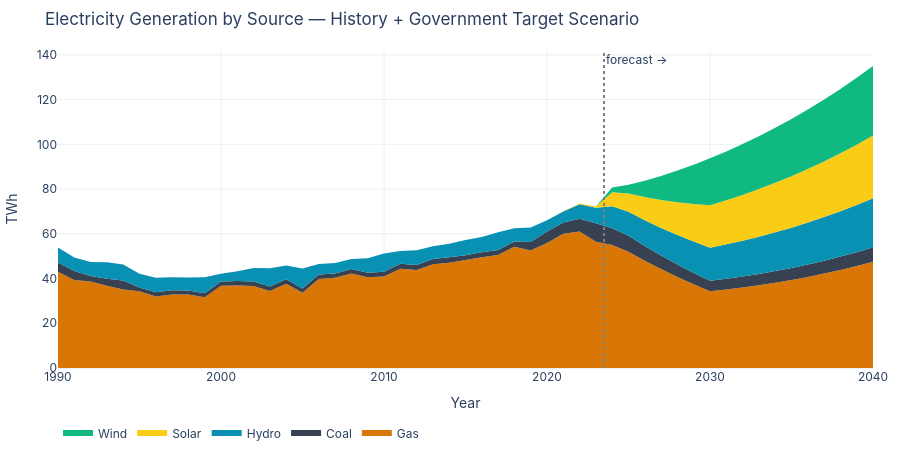

Notebook cell for this chart:
### Markdown cell above
### Overview — generation mix + KPI

### Code cell
# ── Stacked area: generation mix history + Government scenario forward ──
hist_gen = df_c[['year','gen_gas_twh','gen_coal_twh','gen_hydro_twh','gen_solar_twh','gen_wind_twh']].copy()
for c in hist_gen.columns[1:]:
    hist_gen[c] = hist_gen[c].fillna(0)

govt_fc = scenarios_fc[scenarios_fc['scenario']=='Government'].copy()
# Split thermal into gas/coal at 88/12
govt_fc['gen_gas_twh']  = govt_fc['gen_thermal_twh'] * 0.88
govt_fc['gen_coal_twh'] = govt_fc['gen_thermal_twh'] * 0.12

fig = go.Figure()
for src, col in [('gen_gas_twh','gas'),('gen_coal_twh','coal'),
                 ('gen_hydro_twh','hydro'),('gen_solar_twh','solar'),('gen_wind_twh','wind')]:
    fig.add_trace(go.Scatter(
        x=pd.concat([hist_gen['year'], govt_fc['year']]),
        y=pd.concat([hist_gen[src],    govt_fc[src]]),
        name=col.title(), stackgroup='one', mode='none',
        fillcolor=COLORS[col], line=dict(width=0),
        hovertemplate=f'<b>{col.title()}</b>: %{{y:.1f}} TWh<extra></extra>'))
fig.add_vline(x=2023.5, line=dict(dash='dot', color='grey'),
              annotation_text='forecast →', annotation_position='top right')
fig.update_layout(title='Electricity Generation by Source — History + Government Target Scenario',
                  yaxis_title='TWh', xaxis_title='Year', hovermode='x unified')
fig_overview = to_div(fig, 'overview-mix', 460)
fig.show()

### Figure 1 — Plotly figure (JSON) as saved in the notebook; plotly's stock layout.template omitted (floating-point values rounded to 4 significant figures)
{"data": [{"fillcolor": "#d97706", "hovertemplate": "<b>Gas</b>: %{y:.1f} TWh<extra></extra>", "line": {"width": 0}, "mode": "none", "name": "Gas", "stackgroup": "one", "type": "scatter", "x": [1990, 1991, 1992, 1993, 1994, 1995, 1996, 1997, 1998, 1999, 2000, 2001, 2002, 2003, 2004, 2005, 2006, 2007, 2008, 2009, 2010, 2011, 2012, 2013, 2014, 2015, 2016, 2017, 2018, 2019, 2020, 2021, 2022, 2023, 2024, 2025, 2026, 2027, 2028, 2029, 2030, 2031, 2032, 2033, 2034, 2035, 2036, 2037, 2038, 2039, 2040], "y": [43.03, 39.31, 38.64, 36.77, 35.12, 34.3, 32.0, 32.91, 32.8, 31.61, 36.71, 36.89, 36.71, 34.4, 37.66, 33.63, 39.77, 40.3, 42.2, 40.53, 40.9, 44.4, 43.8, 46.4, 47.02, 48.28, 49.51, 50.49, 54.22, 52.56, 55.84, 60.06, 61.03, 56.38, 54.94, 52.02, 47.98, 44.22, 40.7, 37.41, 34.3, 35.09, 35.98, 36.99, 38.11, 39.34, 40.71, 42.2, 43.82, 45.58, 47.5]}, {"fillcolor": "#374151", "hovertemplate": "<b>Coal</b>: %{y:.1f} TWh<extra></extra>", "line": {"width": 0}, "mode": "none", "name": "Coal", "stackgroup": "one", "type": "scatter", "x": [1990, 1991, 1992, 1993, 1994, 1995, 1996, 1997, 1998, 1999, 2000, 2001, 2002, 2003, 2004, 2005, 2006, 2007, 2008, 2009, 2010, 2011, 2012, 2013, 2014, 2015, 2016, 2017, 2018, 2019, 2020, 2021, 2022, 2023, 2024, 2025, 2026, 2027, 2028, 2029, 2030, 2031, 2032, 2033, 2034, 2035, 2036, 2037, 2038, 2039, 2040], "y": [4.159, 4.0, 2.49, 3.186, 3.972, 1.639, 1.827, 1.881, 1.875, 1.852, 1.913, 1.958, 2.017, 1.99, 2.029, 1.946, 2.016, 2.001, 2.05, 2.045, 2.121, 2.155, 2.22, 2.292, 2.471, 2.16, 2.2, 2.246, 2.347, 3.816, 5.203, 4.955, 5.639, 8.271, 7.492, 7.093, 6.542, 6.03, 5.55, 5.101, 4.678, 4.784, 4.907, 5.044, 5.197, 5.365, 5.551, 5.754, 5.976, 6.216, 6.478]}, {"fillcolor": "#0891b2", "hovertemplate": "<b>Hydro</b>: %{y:.1f} TWh<extra></extra>", "line": {"width": 0}, "mode": "none", "name": "Hydro", "stackgroup": "one", "type": "scatter", "x": [1990, 1991, 1992, 1993, 1994, 1995, 1996, 1997, 1998, 1999, 2000, 2001, 2002, 2003, 2004, 2005, 2006, 2007, 2008, 2009, 2010, 2011, 2012, 2013, 2014, 2015, 2016, 2017, 2018, 2019, 2020, 2021, 2022, 2023, 2024, 2025, 2026, 2027, 2028, 2029, 2030, 2031, 2032, 2033, 2034, 2035, 2036, 2037, 2038, 2039, 2040], "y": [6.648, 6.031, 6.281, 7.358, 7.156, 6.188, 6.525, 5.777, 5.793, 7.059, 3.528, 4.356, 6.024, 8.169, 6.1, 8.927, 4.7, 4.666, 4.488, 6.483, 8.192, 5.703, 6.653, 5.704, 6.075, 6.825, 6.86, 7.929, 5.897, 6.461, 4.999, 4.972, 6.484, 6.94, 9.88, 10.72, 11.54, 12.36, 13.18, 14.0, 14.82, 15.41, 16.03, 16.67, 17.34, 18.03, 18.75, 19.5, 20.28, 21.1, 21.94]}, {"fillcolor": "#facc15", "hovertemplate": "<b>Solar</b>: %{y:.1f} TWh<extra></extra>", "line": {"width": 0}, "mode": "none", "name": "Solar", "stackgroup": "one", "type": "scatter", "x": [1990, 1991, 1992, 1993, 1994, 1995, 1996, 1997, 1998, 1999, 2000, 2001, 2002, 2003, 2004, 2005, 2006, 2007, 2008, 2009, 2010, 2011, 2012, 2013, 2014, 2015, 2016, 2017, 2018, 2019, 2020, 2021, 2022, 2023, 2024, 2025, 2026, 2027, 2028, 2029, 2030, 2031, 2032, 2033, 2034, 2035, 2036, 2037, 2038, 2039, 2040], "y": [0.0, 0.0, 0.0, 0.0, 0.0, 0.0, 0.0, 0.0, 0.0, 0.0, 0.0, 0.0, 0.0, 0.0, 0.0, 0.0, 0.0, 0.0, 0.0, 0.0, 0.0, 0.0, 0.0, 0.0, 0.0, 0.0, 0.0, 0.0, 0.0, 0.0, 0.0, 0.049, 0.435, 0.622, 6.25, 8.2, 10.34, 12.49, 14.63, 16.78, 18.92, 19.68, 20.47, 21.28, 22.14, 23.02, 23.94, 24.9, 25.9, 26.93, 28.01]}, {"fillcolor": "#10b981", "hovertemplate": "<b>Wind</b>: %{y:.1f} TWh<extra></extra>", "line": {"width": 0}, "mode": "none", "name": "Wind", "stackgroup": "one", "type": "scatter", "x": [1990, 1991, 1992, 1993, 1994, 1995, 1996, 1997, 1998, 1999, 2000, 2001, 2002, 2003, 2004, 2005, 2006, 2007, 2008, 2009, 2010, 2011, 2012, 2013, 2014, 2015, 2016, 2017, 2018, 2019, 2020, 2021, 2022, 2023, 2024, 2025, 2026, 2027, 2028, 2029, 2030, 2031, 2032, 2033, 2034, 2035, 2036, 2037, 2038, 2039, 2040], "y": [0.0, 0.0, 0.0, 0.0, 0.0, 0.0, 0.0, 0.0, 0.0, 0.0, 0.0, 0.0, 0.0, 0.0, 0.0, 0.0, 0.0, 0.0, 0.0, 0.0, 0.0, 0.0, 0.0, 0.0, 0.0, 0.0, 0.0, 0.0, 0.0, 0.015, 0.0, 0.001, 0.0, 0.007, 2.08, 3.94, 7.36, 10.77, 14.19, 17.61, 21.02, 21.86, 22.74, 23.65, 24.6, 25.58, 26.6, 27.67, 28.77, 29.92, 31.12]}], "layout": {"annotations": [{"showarrow": false, "text": "forecast →", "x": 2024.0, "xanchor": "left", "xref": "x", "y": 1, "yanchor": "top", "yref": "y domain"}], "font": {"family": "-apple-system, system-ui, sans-serif", "size": 12}, "height": 460, "hovermode": "x unified", "legend": {"orientation": "h", "x": 0, "xanchor": "left", "y": -0.25, "yanchor": "bottom"}, "margin": {"b": 40, "l": 50, "r": 20, "t": 50}, "shapes": [{"line": {"color": "grey", "dash": "dot"}, "type": "line", "x0": 2024.0, "x1": 2024.0, "xref": "x", "y0": 0, "y1": 1, "yref": "y domain"}], "title": {"text": "Electricity Generation by Source — History + Government Target Scenario"}, "xaxis": {"title": {"text": "Year"}}, "yaxis": {"title": {"text": "TWh"}}}}
